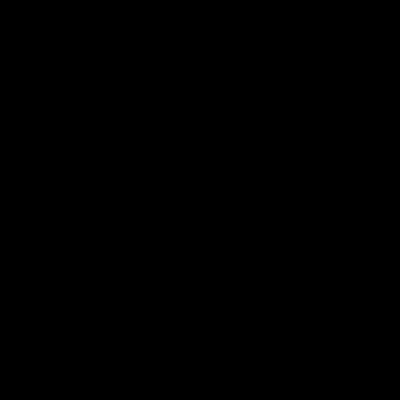
Frame 1 (no input)
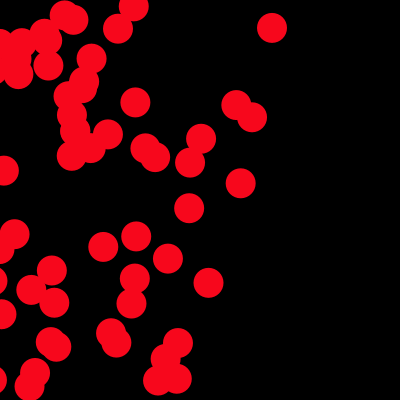
Frame 60 (the mouse pressed at the canvas centre just before this capture)
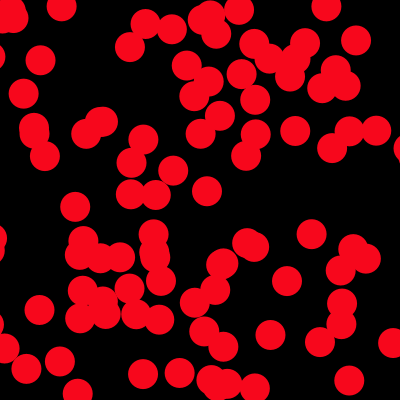
Frame 120 (the mouse held since frame 60 and released just before this capture)

The Processing sketch that drew these frames (run headless with seeded random() and noise(); from frame 60 on, the mouse is pressed at the canvas centre):

// Processing sketch: processing_26980
// ── processing_26980.pde

// An array of balls 
Ball[] balls = new Ball[1000];

int totalBalls = 0;
void setup() { 
  size(400,400); 
  smooth(); 
  background(255);
}
void draw() { 
  background(0);
  
// Initialize one ball 
balls[totalBalls] = new Ball(); 
totalBalls++; 
// If the ball hits the end of the array 
if (totalBalls >= balls.length) { 
totalBalls = 0; //Start over 
}

// Move and display balls 
for (int i = 0; i < totalBalls; i++) {
balls[i].move(); 
balls[i].display();
}
}
class Ball {
float x,y;	// Variables for location of ball
float speed; // Speed of ball
color c; 
float r;	// Radius of ball

Ball() { 
  r = 3;
y = random(height); 
x = -r*10; 
speed = random(2,7); //first number=bottom speed and 2nd number = top speed
c = color(247,7,28);
}
//Move the ball down 
void move() {
x += speed;	// Increment by speed

}

// Check the ball it hits the bottom 
boolean reachedBottom() {
// If the ball goes past the bottom 
if (x > width+r*7) {
return true; 
} else {
return false;
}
}
// Display the ball
void display() {
fill(247,7,28); 
noStroke(); 
ellipse(x,y,r*10,r*10);
}
}
